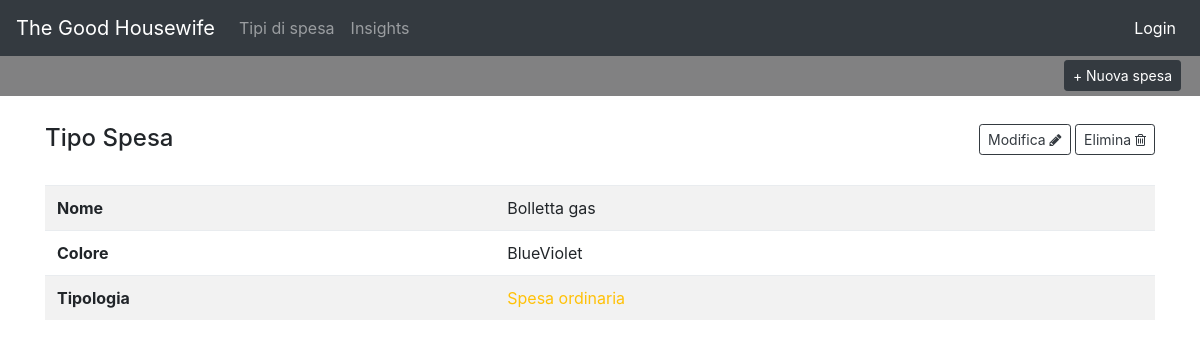
Page /spesa-type/4/ on the earlier database version.
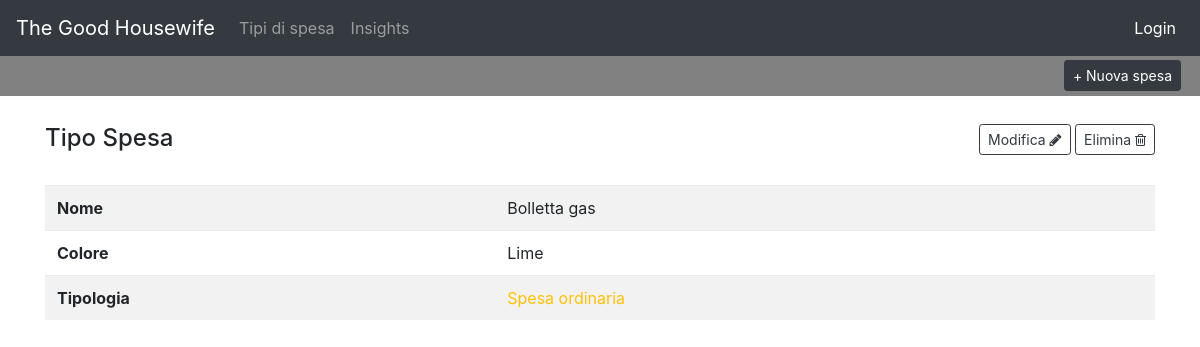
Same page on the later database version.
### core/models.py (models this page shows, shortened)
class TipoSpesa(models.Model):
    nome = models.CharField(max_length=100)
    colore_badge = models.CharField(max_length=30)
    spesa_ordinaria = models.BooleanField(default=False)

### core/views.py (the view)
# urls.py: path('spesa-type/<int:pk>/', views.TipoSpesaDetailView.as_view(), name='tipo_spesa_detail'),
class TipoSpesaDetailView(DetailView):
    model = TipoSpesa
    template_name = 'tipo_spesa_detail.html'

### templates/tipo_spesa_detail.html
{% extends 'base.html' %}
{% block content %}
<div class="container">
  <div class="row">
    <div class="col-md-12 pt-4">
      <div class="w-100 d-flex flex-row justify-content-between">
        <h4>Tipo Spesa</h4>
        <div class="d-inline">
          <a href="{% url 'tipo_spesa_edit' object.pk %}" class="btn btn-outline-dark btn-sm">Modifica <i class="fa fa-pencil"></i></a>
          <a href="{% url 'tipo_spesa_delete' object.pk %}" class="btn btn-outline-dark btn-sm">Elimina <i class="fa fa-trash-o"></i></a>
        </div>
      </div>
      <div>
        <table class="table mt-4 table-striped">
          <tbody>
            <tr>
              <td><b>Nome</b></td>
              <td>{{ object.nome }}</td>
            </tr>
            <tr>
              <td><b>Colore</b></td>
              <td>{{ object.colore_badge }}</td>
            </tr>
            <tr>
              <td><b>Tipologia</b></td>
              <td>
                {% if object.spesa_ordinaria %}
                <span class='text-warning'>Spesa ordinaria</span>
                {% else %}
                <span class='text-danger'>Spesa straordinaria</span>
                {% endif %}
              </td>
            </tr>
          </tbody>
        </table>
      </div>
    </div>
  </div>
</div>
{% endblock content %}

Differences in the rows shown:
changed TipoSpesa "Bolletta gas": colore_badge "BlueViolet" → "Lime"
